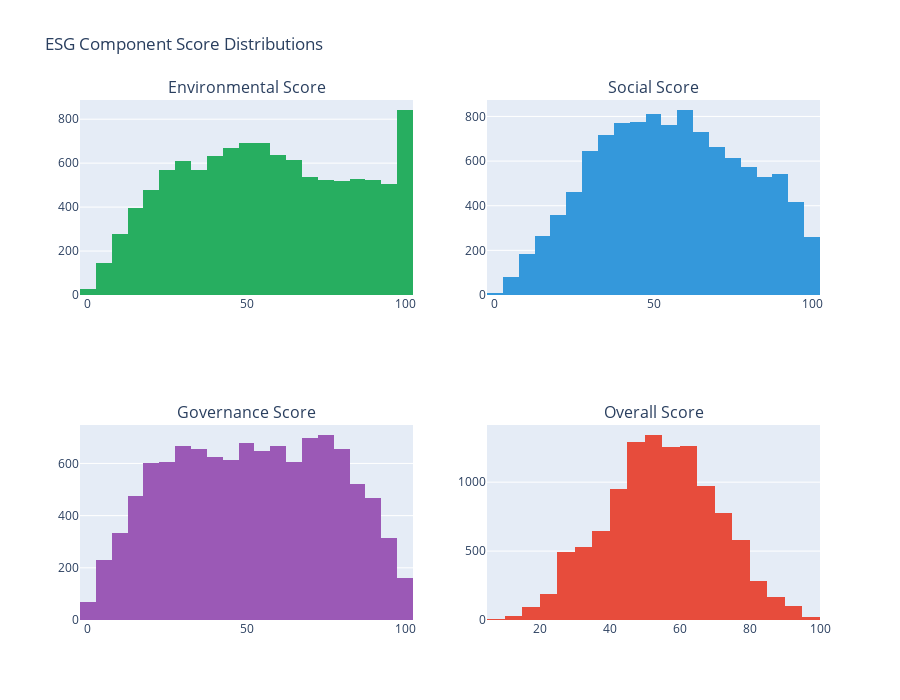

The cell this chart's notebook holds for it:
### Markdown cell above
## 3.1 ESG Distribution map

### Code cell
fig1 = make_subplots(rows=2, cols=2,
                     subplot_titles=('Environmental Score', 'Social Score',
                                   'Governance Score', 'Overall Score'))

fig1.add_trace(go.Histogram(x=df['ESG_Environmental'], name='Environmental',
                           marker_color='#27ae60', nbinsx=30),
              row=1, col=1)
fig1.add_trace(go.Histogram(x=df['ESG_Social'], name='Social',
                           marker_color='#3498db', nbinsx=30),
              row=1, col=2)
fig1.add_trace(go.Histogram(x=df['ESG_Governance'], name='Governance',
                           marker_color='#9b59b6', nbinsx=30),
              row=2, col=1)
fig1.add_trace(go.Histogram(x=df['ESG_Overall'], name='Overall',
                           marker_color='#e74c3c', nbinsx=30),
              row=2, col=2)

fig1.update_layout(height=700, showlegend=False,
                  title_text="ESG Component Score Distributions")
fig1.show()

### Figure 1 — Plotly figure (JSON) as saved in the notebook; plotly's stock layout.template omitted (floating-point values rounded to 4 significant figures; data arrays with more than 128 entries replaced by an {"elided": "..."} marker saying what was removed)
{"data": [{"marker": {"color": "#27ae60"}, "name": "Environmental", "nbinsx": 30, "type": "histogram", "x": {"elided": "11000 float values"}, "xaxis": "x", "yaxis": "y"}, {"marker": {"color": "#3498db"}, "name": "Social", "nbinsx": 30, "type": "histogram", "x": {"elided": "11000 float values"}, "xaxis": "x2", "yaxis": "y2"}, {"marker": {"color": "#9b59b6"}, "name": "Governance", "nbinsx": 30, "type": "histogram", "x": {"elided": "11000 float values"}, "xaxis": "x3", "yaxis": "y3"}, {"marker": {"color": "#e74c3c"}, "name": "Overall", "nbinsx": 30, "type": "histogram", "x": {"elided": "11000 float values"}, "xaxis": "x4", "yaxis": "y4"}], "layout": {"annotations": [{"font": {"size": 16}, "showarrow": false, "text": "Environmental Score", "x": 0.225, "xanchor": "center", "xref": "paper", "y": 1, "yanchor": "bottom", "yref": "paper"}, {"font": {"size": 16}, "showarrow": false, "text": "Social Score", "x": 0.775, "xanchor": "center", "xref": "paper", "y": 1, "yanchor": "bottom", "yref": "paper"}, {"font": {"size": 16}, "showarrow": false, "text": "Governance Score", "x": 0.225, "xanchor": "center", "xref": "paper", "y": 0.375, "yanchor": "bottom", "yref": "paper"}, {"font": {"size": 16}, "showarrow": false, "text": "Overall Score", "x": 0.775, "xanchor": "center", "xref": "paper", "y": 0.375, "yanchor": "bottom", "yref": "paper"}], "height": 700, "showlegend": false, "title": {"text": "ESG Component Score Distributions"}, "xaxis": {"anchor": "y", "domain": [0, 0.45]}, "xaxis2": {"anchor": "y2", "domain": [0.55, 1]}, "xaxis3": {"anchor": "y3", "domain": [0, 0.45]}, "xaxis4": {"anchor": "y4", "domain": [0.55, 1]}, "yaxis": {"anchor": "x", "domain": [0.625, 1]}, "yaxis2": {"anchor": "x2", "domain": [0.625, 1]}, "yaxis3": {"anchor": "x3", "domain": [0, 0.375]}, "yaxis4": {"anchor": "x4", "domain": [0, 0.375]}}}
